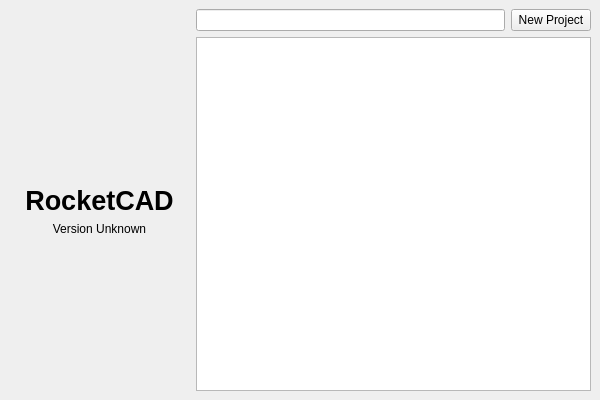
<?xml version="1.0" encoding="UTF-8"?>
<ui version="4.0">
 <class>RecentsWindow</class>
 <widget class="QMainWindow" name="RecentsWindow">
  <property name="geometry">
   <rect>
    <x>0</x>
    <y>0</y>
    <width>600</width>
    <height>400</height>
   </rect>
  </property>
  <property name="windowTitle">
   <string>MainWindow</string>
  </property>
  <property name="windowIcon">
   <iconset resource="../rocketcad.qrc">
    <normaloff>:/generic/res/icon.png</normaloff>:/generic/res/icon.png</iconset>
  </property>
  <widget class="QWidget" name="main">
   <layout class="QHBoxLayout" name="horizontalLayout_2">
    <item>
     <layout class="QVBoxLayout" name="info">
      <property name="leftMargin">
       <number>16</number>
      </property>
      <property name="rightMargin">
       <number>16</number>
      </property>
      <item>
       <spacer name="info_down">
        <property name="orientation">
         <enum>Qt::Vertical</enum>
        </property>
        <property name="sizeHint" stdset="0">
         <size>
          <width>20</width>
          <height>40</height>
         </size>
        </property>
       </spacer>
      </item>
      <item>
       <widget class="QLabel" name="icon">
        <property name="text">
         <string/>
        </property>
        <property name="pixmap">
         <pixmap resource="../rocketcad.qrc">:/generic/res/icon.png</pixmap>
        </property>
        <property name="scaledContents">
         <bool>false</bool>
        </property>
        <property name="alignment">
         <set>Qt::AlignCenter</set>
        </property>
       </widget>
      </item>
      <item>
       <widget class="QLabel" name="title">
        <property name="font">
         <font>
          <pointsize>20</pointsize>
          <weight>75</weight>
          <bold>true</bold>
         </font>
        </property>
        <property name="text">
         <string>RocketCAD</string>
        </property>
        <property name="alignment">
         <set>Qt::AlignCenter</set>
        </property>
       </widget>
      </item>
      <item>
       <widget class="QLabel" name="version">
        <property name="text">
         <string>Version Unknown</string>
        </property>
        <property name="alignment">
         <set>Qt::AlignCenter</set>
        </property>
       </widget>
      </item>
      <item>
       <spacer name="info_up">
        <property name="orientation">
         <enum>Qt::Vertical</enum>
        </property>
        <property name="sizeHint" stdset="0">
         <size>
          <width>20</width>
          <height>40</height>
         </size>
        </property>
       </spacer>
      </item>
     </layout>
    </item>
    <item>
     <layout class="QVBoxLayout" name="list_layout">
      <item>
       <layout class="QHBoxLayout" name="search_layout">
        <item>
         <widget class="QLineEdit" name="search_bar"/>
        </item>
        <item>
         <widget class="QPushButton" name="new_project">
          <property name="text">
           <string>New Project</string>
          </property>
         </widget>
        </item>
       </layout>
      </item>
      <item>
       <widget class="QListView" name="recents_list"/>
      </item>
     </layout>
    </item>
   </layout>
  </widget>
 </widget>
 <resources>
  <include location="../rocketcad.qrc"/>
 </resources>
 <connections>
  <connection>
   <sender>new_project</sender>
   <signal>clicked()</signal>
   <receiver>RecentsWindow</receiver>
   <slot>newProject()</slot>
   <hints>
    <hint type="sourcelabel">
     <x>743</x>
     <y>24</y>
    </hint>
    <hint type="destinationlabel">
     <x>399</x>
     <y>299</y>
    </hint>
   </hints>
  </connection>
 </connections>
 <slots>
  <slot>newProject()</slot>
 </slots>
</ui>
